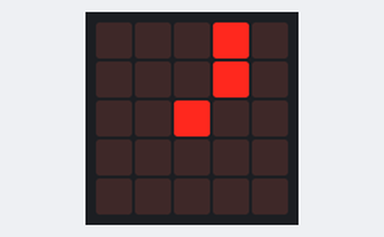
Recording of a program running on a simulated BBC micro:bit running MicroPython. Parts: the board's 5×5 LED display.

Above: at 0.1 s.
At 1.1 s:
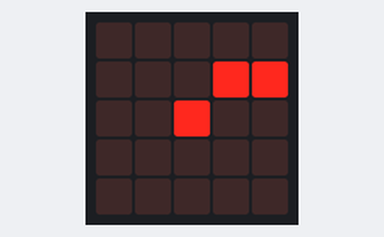
At 2.1 s:
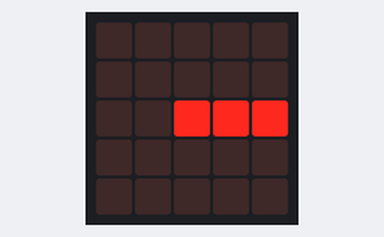
At 5.1 s:
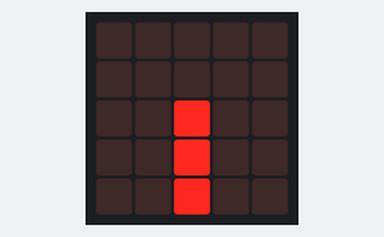
At 8.1 s:
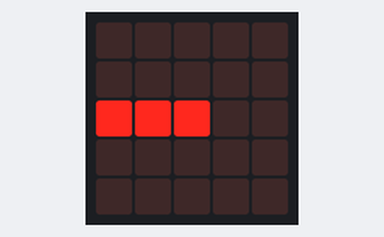
At 11.1 s:
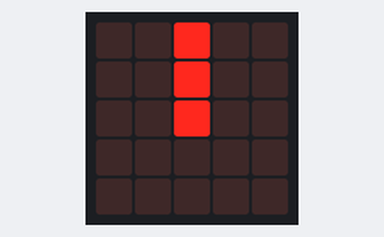

Measured:
- by itself, everything shown: repeats every 12.0 s, in 12 steps
- what the display in image 1 shows lasts 1.0 s, from 1.0 s to 2.0 s

The program:

prog03.py
```python
from microbit import *

images = [Image.CLOCK1, Image.CLOCK2, Image.CLOCK3,
Image.CLOCK4, Image.CLOCK5, Image.CLOCK6,
Image.CLOCK7, Image.CLOCK8, Image.CLOCK9,
Image.CLOCK10, Image.CLOCK11, Image.CLOCK12]

while True:
    for i in images:
        display.show(i)
        sleep(1000)
```
